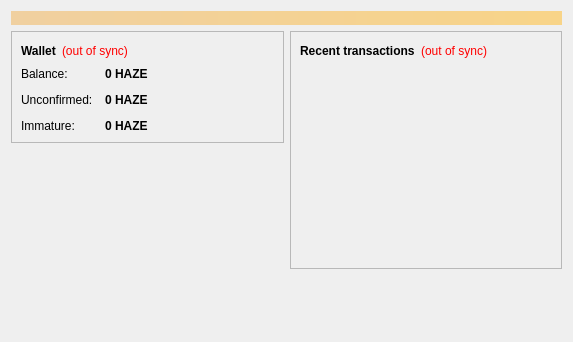
<?xml version="1.0" encoding="UTF-8"?>
<ui version="4.0">
 <class>OverviewPage</class>
 <widget class="QWidget" name="OverviewPage">
  <property name="geometry">
   <rect>
    <x>0</x>
    <y>0</y>
    <width>573</width>
    <height>342</height>
   </rect>
  </property>
  <property name="windowTitle">
   <string>Form</string>
  </property>
  <layout class="QVBoxLayout" name="topLayout">
   <item>
    <widget class="QLabel" name="labelAlerts">
     <property name="visible">
      <bool>false</bool>
     </property>
     <property name="styleSheet">
      <string notr="true">background-color: qlineargradient(x1: 0, y1: 0, x2: 1, y2: 0, stop:0 #F0D0A0, stop:1 #F8D488); color:#000000;</string>
     </property>
     <property name="wordWrap">
      <bool>true</bool>
     </property>
     <property name="margin">
      <number>3</number>
     </property>
    </widget>
   </item>
   <item>
    <layout class="QHBoxLayout" name="horizontalLayout" stretch="1,1">
     <item>
      <layout class="QVBoxLayout" name="verticalLayout_2">
       <item>
        <widget class="QFrame" name="frame">
         <property name="frameShape">
          <enum>QFrame::StyledPanel</enum>
         </property>
         <property name="frameShadow">
          <enum>QFrame::Raised</enum>
         </property>
         <layout class="QVBoxLayout" name="verticalLayout_4">
          <item>
           <layout class="QHBoxLayout" name="horizontalLayout_4">
            <item>
             <widget class="QLabel" name="label_5">
              <property name="font">
               <font>
                <weight>75</weight>
                <bold>true</bold>
               </font>
              </property>
              <property name="text">
               <string>Wallet</string>
              </property>
             </widget>
            </item>
            <item>
             <widget class="QLabel" name="labelWalletStatus">
              <property name="toolTip">
               <string>The displayed information may be out of date. Your wallet automatically synchronizes with the HazeCoin network after a connection is established, but this process has not completed yet.</string>
              </property>
              <property name="styleSheet">
               <string notr="true">QLabel { color: red; }</string>
              </property>
              <property name="text">
               <string notr="true">(out of sync)</string>
              </property>
              <property name="alignment">
               <set>Qt::AlignLeading|Qt::AlignLeft|Qt::AlignVCenter</set>
              </property>
             </widget>
            </item>
            <item>
             <spacer name="horizontalSpacer_2">
              <property name="orientation">
               <enum>Qt::Horizontal</enum>
              </property>
              <property name="sizeHint" stdset="0">
               <size>
                <width>40</width>
                <height>20</height>
               </size>
              </property>
             </spacer>
            </item>
           </layout>
          </item>
          <item>
           <layout class="QFormLayout" name="formLayout_2">
            <property name="fieldGrowthPolicy">
             <enum>QFormLayout::AllNonFixedFieldsGrow</enum>
            </property>
            <property name="horizontalSpacing">
             <number>12</number>
            </property>
            <property name="verticalSpacing">
             <number>12</number>
            </property>
            <item row="0" column="0">
             <widget class="QLabel" name="label">
              <property name="text">
               <string>Balance:</string>
              </property>
             </widget>
            </item>
            <item row="0" column="1">
             <widget class="QLabel" name="labelBalance">
              <property name="font">
               <font>
                <weight>75</weight>
                <bold>true</bold>
               </font>
              </property>
              <property name="cursor">
               <cursorShape>IBeamCursor</cursorShape>
              </property>
              <property name="toolTip">
               <string>Your current balance</string>
              </property>
              <property name="text">
               <string notr="true">0 HAZE</string>
              </property>
              <property name="textInteractionFlags">
               <set>Qt::LinksAccessibleByMouse|Qt::TextSelectableByKeyboard|Qt::TextSelectableByMouse</set>
              </property>
             </widget>
            </item>
            <item row="1" column="0">
             <widget class="QLabel" name="label_3">
              <property name="text">
               <string>Unconfirmed:</string>
              </property>
             </widget>
            </item>
            <item row="1" column="1">
             <widget class="QLabel" name="labelUnconfirmed">
              <property name="font">
               <font>
                <weight>75</weight>
                <bold>true</bold>
               </font>
              </property>
              <property name="cursor">
               <cursorShape>IBeamCursor</cursorShape>
              </property>
              <property name="toolTip">
               <string>Total of transactions that have yet to be confirmed, and do not yet count toward the current balance</string>
              </property>
              <property name="text">
               <string notr="true">0 HAZE</string>
              </property>
              <property name="textInteractionFlags">
               <set>Qt::LinksAccessibleByMouse|Qt::TextSelectableByKeyboard|Qt::TextSelectableByMouse</set>
              </property>
             </widget>
            </item>
            <item row="2" column="0">
             <widget class="QLabel" name="labelImmatureText">
              <property name="text">
               <string>Immature:</string>
              </property>
             </widget>
            </item>
            <item row="2" column="1">
             <widget class="QLabel" name="labelImmature">
              <property name="font">
               <font>
                <weight>75</weight>
                <bold>true</bold>
               </font>
              </property>
              <property name="toolTip">
               <string>Mined balance that has not yet matured</string>
              </property>
              <property name="text">
               <string notr="true">0 HAZE</string>
              </property>
              <property name="textInteractionFlags">
               <set>Qt::LinksAccessibleByMouse|Qt::TextSelectableByKeyboard|Qt::TextSelectableByMouse</set>
              </property>
             </widget>
            </item>
           </layout>
          </item>
         </layout>
        </widget>
       </item>
       <item>
        <spacer name="verticalSpacer">
         <property name="orientation">
          <enum>Qt::Vertical</enum>
         </property>
         <property name="sizeHint" stdset="0">
          <size>
           <width>20</width>
           <height>40</height>
          </size>
         </property>
        </spacer>
       </item>
      </layout>
     </item>
     <item>
      <layout class="QVBoxLayout" name="verticalLayout_3">
       <item>
        <widget class="QFrame" name="frame_2">
         <property name="frameShape">
          <enum>QFrame::StyledPanel</enum>
         </property>
         <property name="frameShadow">
          <enum>QFrame::Raised</enum>
         </property>
         <layout class="QVBoxLayout" name="verticalLayout">
          <item>
           <layout class="QHBoxLayout" name="horizontalLayout_2">
            <item>
             <widget class="QLabel" name="label_4">
              <property name="text">
               <string>&lt;b&gt;Recent transactions&lt;/b&gt;</string>
              </property>
             </widget>
            </item>
            <item>
             <widget class="QLabel" name="labelTransactionsStatus">
              <property name="toolTip">
               <string>The displayed information may be out of date. Your wallet automatically synchronizes with the HazeCoin network after a connection is established, but this process has not completed yet.</string>
              </property>
              <property name="styleSheet">
               <string notr="true">QLabel { color: red; }</string>
              </property>
              <property name="text">
               <string notr="true">(out of sync)</string>
              </property>
              <property name="alignment">
               <set>Qt::AlignRight|Qt::AlignTrailing|Qt::AlignVCenter</set>
              </property>
             </widget>
            </item>
            <item>
             <spacer name="horizontalSpacer">
              <property name="orientation">
               <enum>Qt::Horizontal</enum>
              </property>
              <property name="sizeHint" stdset="0">
               <size>
                <width>40</width>
                <height>20</height>
               </size>
              </property>
             </spacer>
            </item>
           </layout>
          </item>
          <item>
           <widget class="QListView" name="listTransactions">
            <property name="styleSheet">
             <string notr="true">QListView { background: transparent; }</string>
            </property>
            <property name="frameShape">
             <enum>QFrame::NoFrame</enum>
            </property>
            <property name="verticalScrollBarPolicy">
             <enum>Qt::ScrollBarAlwaysOff</enum>
            </property>
            <property name="horizontalScrollBarPolicy">
             <enum>Qt::ScrollBarAlwaysOff</enum>
            </property>
            <property name="selectionMode">
             <enum>QAbstractItemView::NoSelection</enum>
            </property>
           </widget>
          </item>
         </layout>
        </widget>
       </item>
       <item>
        <spacer name="verticalSpacer_2">
         <property name="orientation">
          <enum>Qt::Vertical</enum>
         </property>
         <property name="sizeHint" stdset="0">
          <size>
           <width>20</width>
           <height>40</height>
          </size>
         </property>
        </spacer>
       </item>
      </layout>
     </item>
    </layout>
   </item>
  </layout>
 </widget>
 <resources/>
 <connections/>
</ui>
